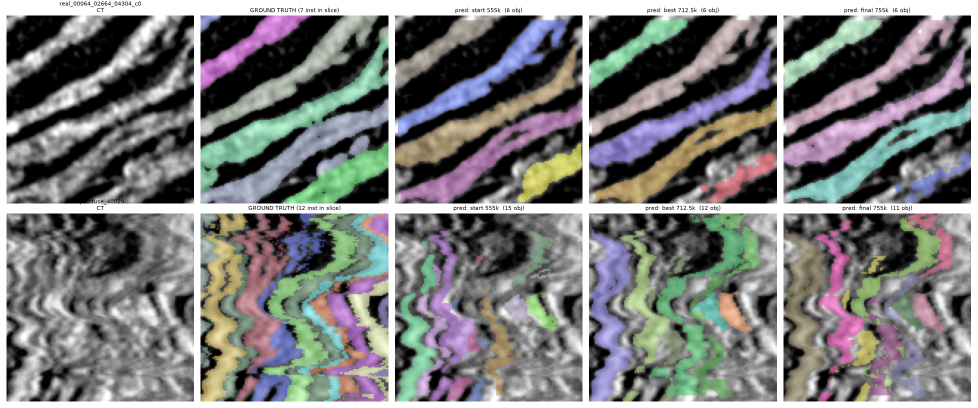
#> input picture visuals/checkpoint_progression.png, 1955 x 816 px (shown at 1/2 size)
$ python -i analyze_compact.py   (imports and definitions only)
#> lines starting #> are read from the running program, lines starting #| are printed output that depends on the picture
#!/usr/bin/env python3
"""Extract NUMERIC targets from real compact scroll windows -- these become the composer's unit-test thresholds.

Per window: estimate the sheet-normal direction (structure tensor), rotate so sheets run vertically, then measure
  - seam widths: dark (air) run lengths along the normal, interior only  -> how thick the visible gaps are
  - visible-seam spacing: bright (papyrus) run lengths along the normal  -> how far apart visible seams sit
    (in fused zones this spans MULTIPLE physical wraps -- that is the point: fused contacts are invisible)
  - seam persistence: for thin seams, their extent along the sheet direction before pinching closed
  - fg fraction

Usage: python analyze_compact.py --tif /root/data/10192.tif --centers "3960,5776;3960,1768;3336,1944;6624,4792"
"""
import argparse, json
import numpy as np
import tifffile
from scipy import ndimage as ndi


def dominant_angle(img):
    g = ndi.gaussian_filter(img.astype(np.float32), 2)
    gy, gx = np.gradient(g)
    Jxx = ndi.uniform_filter(gx * gx, 31); Jyy = ndi.uniform_filter(gy * gy, 31)
    Jxy = ndi.uniform_filter(gx * gy, 31)
    ang = 0.5 * np.arctan2(2 * Jxy.mean(), (Jxx.mean() - Jyy.mean()))
    return float(np.degrees(ang))          # gradient direction = sheet NORMAL direction


# [64 lines left out: functions runs, window_stats, main, not called in this run]


# [2 lines not run here, left out]

>>> import cv2
>>> picture = cv2.imread('../visuals/checkpoint_progression.png', cv2.IMREAD_GRAYSCALE)
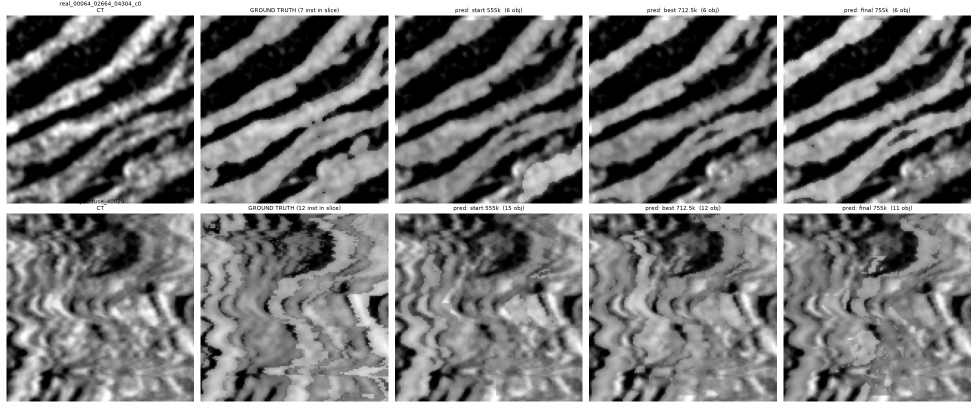
#> picture: shape (816, 1955) (shown at 1/2 size); min 0, max 255, mean 121.7
>>> result = dominant_angle(picture)
#> in dominant_angle, `gy, gx = np.gradient(g)`:
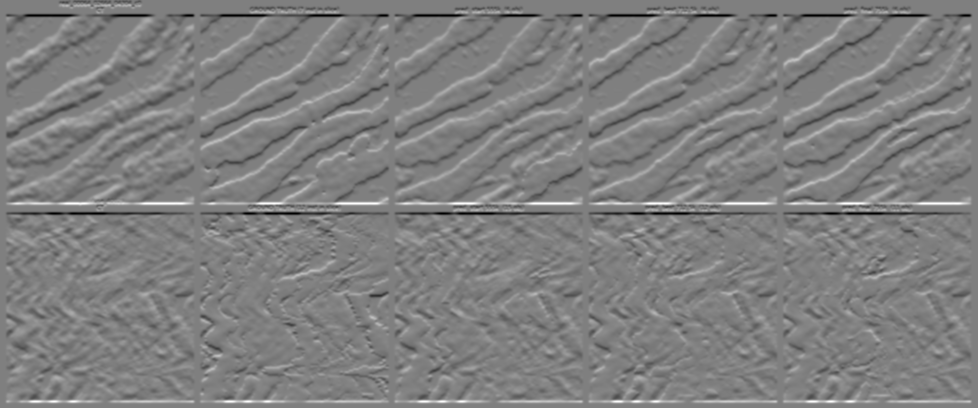
#> gy: shape (816, 1955) float32 (shown at 1/2 size); min -47.88, max 47.88, mean 0; drawn with min black and max white
#> in dominant_angle, `gy, gx = np.gradient(g)`:
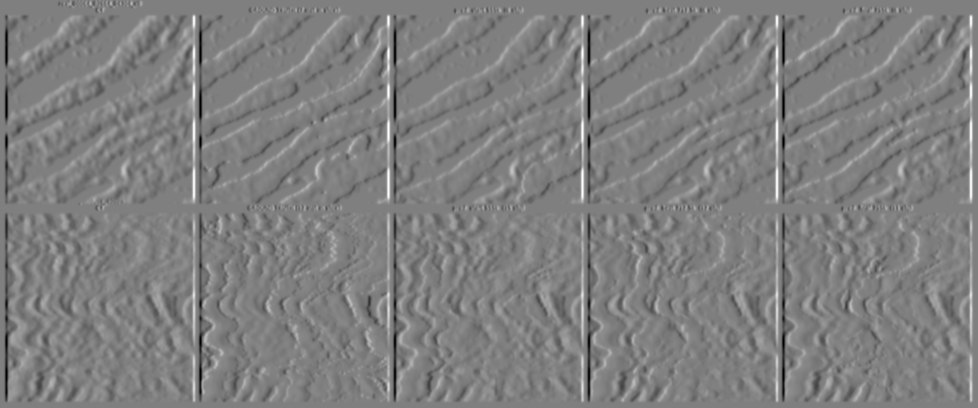
#> gx: shape (816, 1955) float32 (shown at 1/2 size); min -47.88, max 47.88, mean 0; drawn with min black and max white
#> in dominant_angle, `Jxx = ndi.uniform_filter(gx * gx, 31)`:
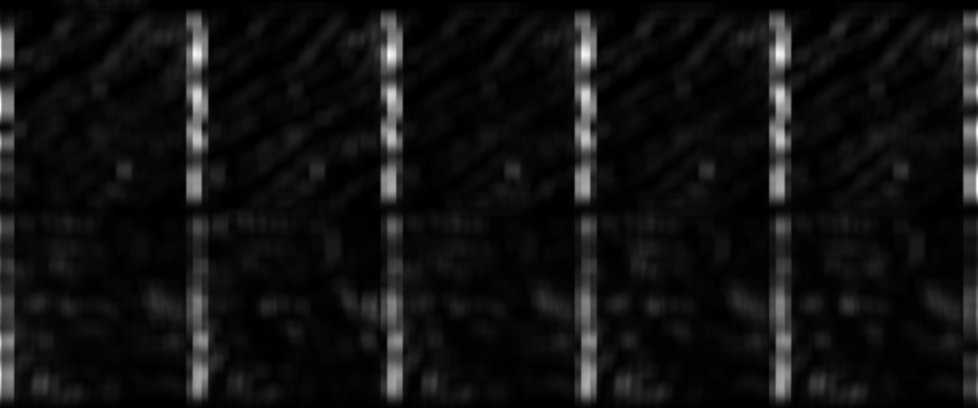
#> Jxx: shape (816, 1955) float32 (shown at 1/2 size); min -3.99e-15, max 545.4, mean 37.3; drawn with min black and max white
#> in dominant_angle, `Jyy = ndi.uniform_filter(gy * gy, 31)`:
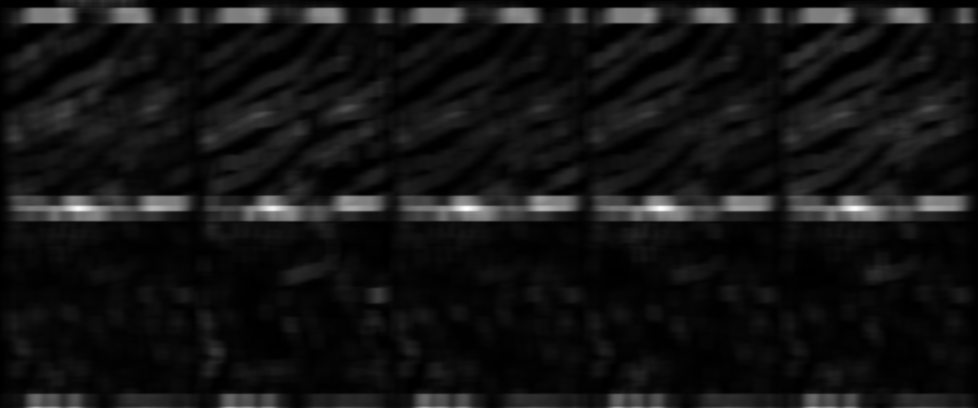
#> Jyy: shape (816, 1955) float32 (shown at 1/2 size); min -7.57e-15, max 569.7, mean 44.9; drawn with min black and max white
#> in dominant_angle, `Jxy = ndi.uniform_filter(gx * gy, 31)`:
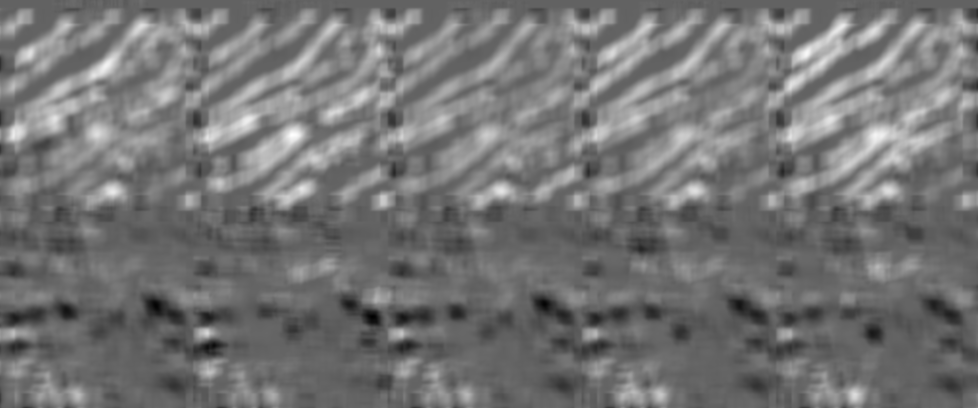
#> Jxy: shape (816, 1955) float32 (shown at 1/2 size); min -48.8, max 77.06, mean 8.6; drawn with min black and max white
#> in dominant_angle, `ang = 0.5 * np.arctan2(2 * Jxy.mean(), (Jxx.mean() - Jyy.mean()))`: ang = 0.995
#> result = 57.02

$ run again, on visuals/render_grid.png
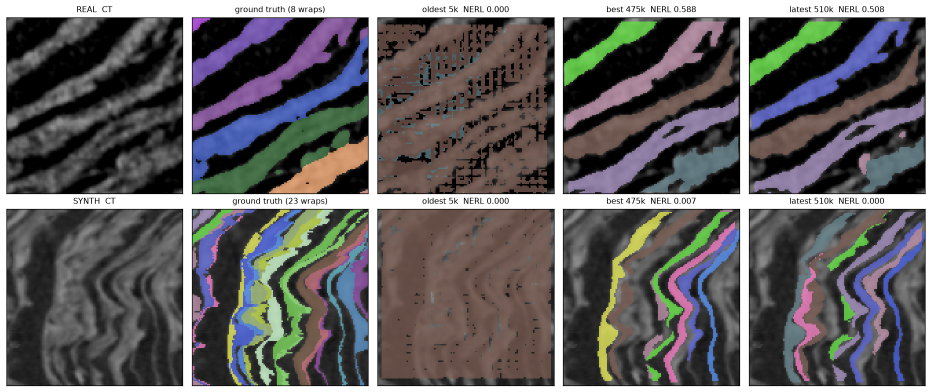
#> input picture visuals/render_grid.png, 1862 x 783 px (shown at 1/2 size)
#> in dominant_angle, `Jyy = ndi.uniform_filter(gy * gy, 31)`:
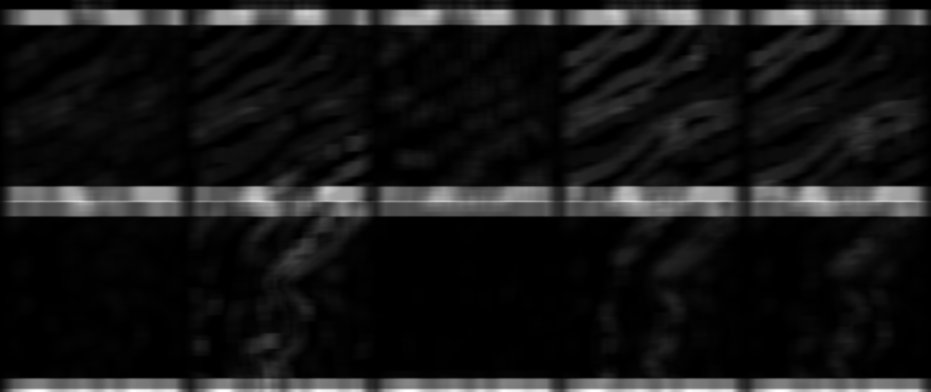
#> Jyy: shape (783, 1862) float32 (shown at 1/2 size); min -3.78e-15, max 441, mean 41.5; drawn with min black and max white
#> in dominant_angle, `Jxy = ndi.uniform_filter(gx * gy, 31)`:
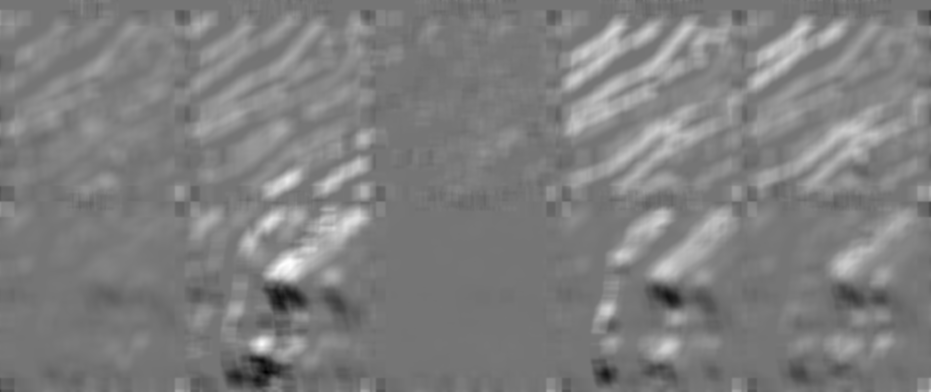
#> Jxy: shape (783, 1862) float32 (shown at 1/2 size); min -62.68, max 73.56, mean 5.1; drawn with min black and max white
#> ang = 0.835
#> result = 47.86

$ run again, on visuals/scroll_compare.png
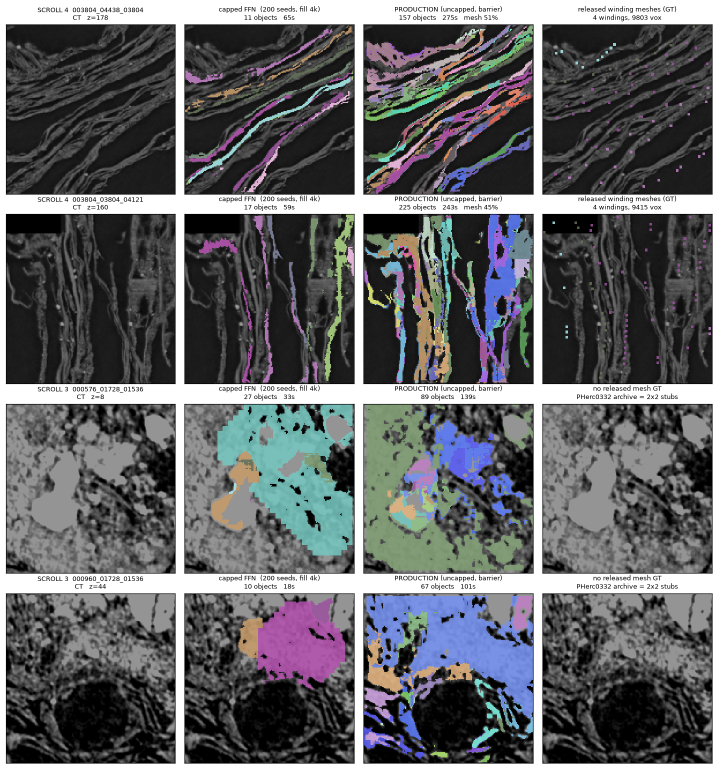
#> input picture visuals/scroll_compare.png, 1435 x 1537 px (shown at 1/2 size)
#> in dominant_angle, `Jyy = ndi.uniform_filter(gy * gy, 31)`:
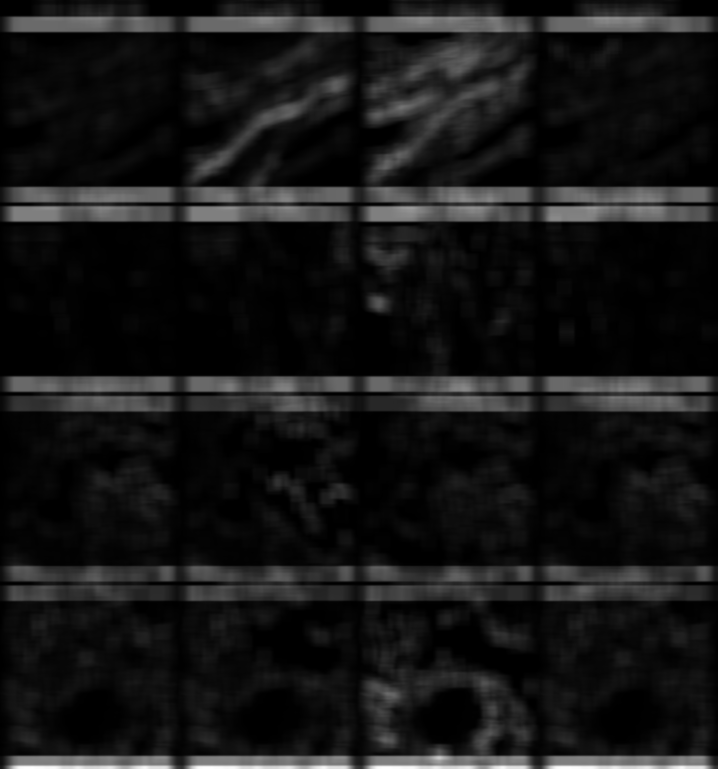
#> Jyy: shape (1537, 1435) float32 (shown at 1/2 size); min -1.83e-14, max 564.5, mean 50.1; drawn with min black and max white
#> in dominant_angle, `Jxy = ndi.uniform_filter(gx * gy, 31)`:
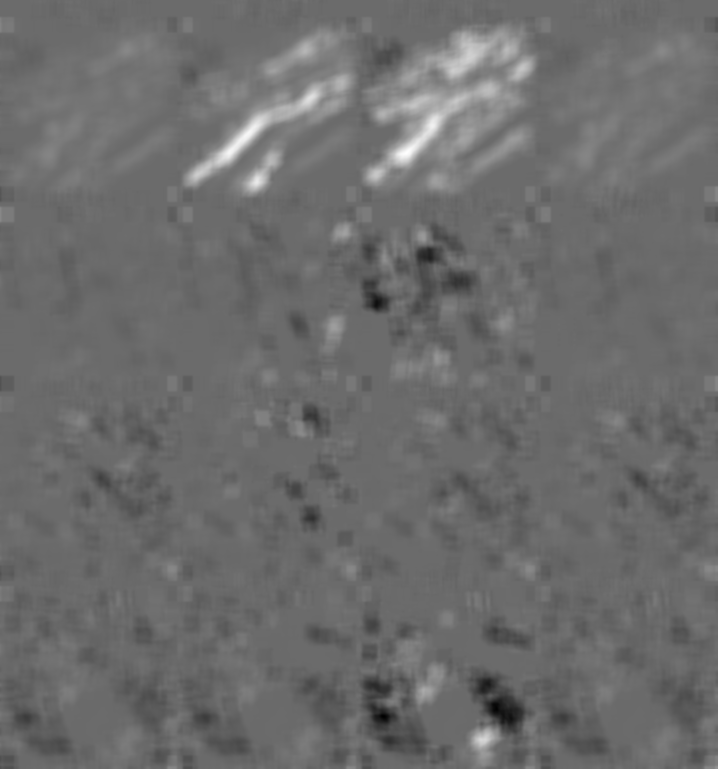
#> Jxy: shape (1537, 1435) float32 (shown at 1/2 size); min -106.7, max 147.4, mean 1.3; drawn with min black and max white
#> ang = 0.629
#> result = 36.06
